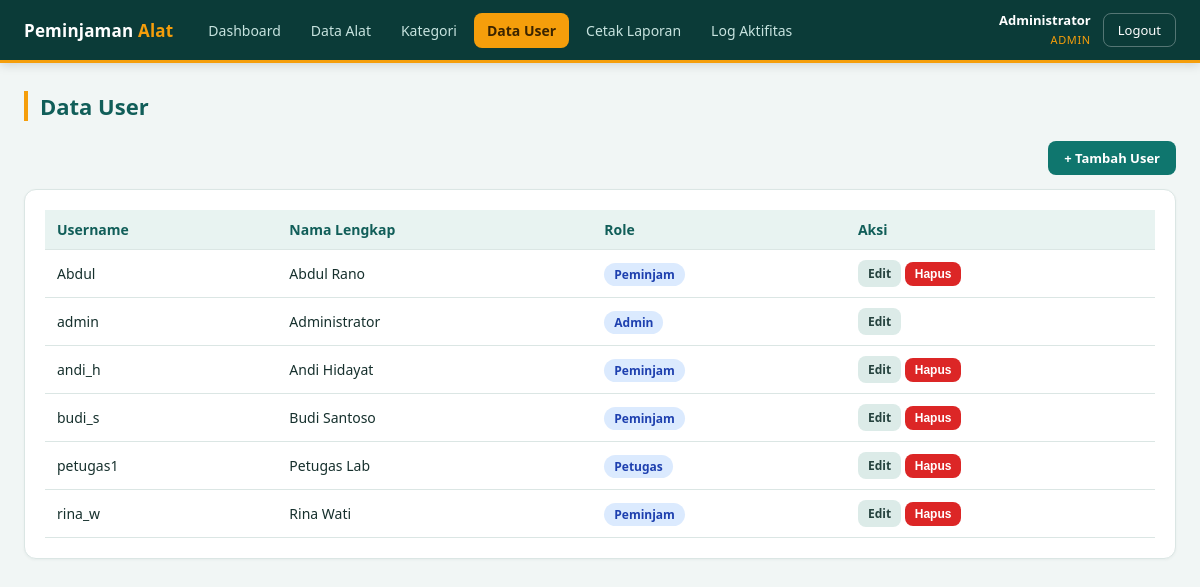
Screenshot of /user/index.php (signed in) with the database file from the repository.
### tables this page shows
CREATE TABLE `tb_user` (
  `id_user` int(11) NOT NULL AUTO_INCREMENT,
  `username` varchar(50) NOT NULL,
  `password` varchar(255) NOT NULL,
  `nama_lengkap` varchar(100) NOT NULL,
  `level_user` enum('Admin','Petugas','Peminjam') NOT NULL,
  PRIMARY KEY (`id_user`),
  UNIQUE KEY `username` (`username`)
);

### config/fungsi.php (called while the page is built, shortened)
<?php
function e(?string $val): string
{
    return htmlspecialchars($val ?? '', ENT_QUOTES, 'UTF-8');
}

### config/auth.php (called while the page is built, shortened)
<?php
function current_user_id(): int
{
    return (int)($_SESSION['id_user'] ?? 0);
}

### user/index.php (the view, shortened to what this page needs)
<?php
require_once __DIR__ . '/../config/koneksi.php';
require_once __DIR__ . '/../config/auth.php';
require_once __DIR__ . '/../config/fungsi.php';
$list = $pdo->query('SELECT id_user, username, nama_lengkap, level_user FROM tb_user ORDER BY nama_lengkap')->fetchAll();
require __DIR__ . '/../config/partial_header.php';
?>
<div class="toolbar">
  <a href="tambah.php" class="btn btn-primary">+ Tambah User</a>
</div>
<div class="card">
  <table>
    <thead><tr><th>Username</th><th>Nama Lengkap</th><th>Role</th><th>Aksi</th></tr></thead>
    <tbody>
      <?php foreach ($list as $u): ?>
        <tr>
          <td><?= e($u['username']) ?></td>
          <td><?= e($u['nama_lengkap']) ?></td>
          <td><span class="badge badge-dipinjam"><?= e($u['level_user']) ?></span></td>
          <td>
            <a href="edit.php?id=<?= (int)$u['id_user'] ?>" class="btn btn-muted btn-sm">Edit</a>
            <?php if ((int)$u['id_user'] !== current_user_id()): ?>
            <form class="inline" method="post" action="hapus.php" onsubmit="return confirm('Hapus user ini?');">
              <button type="submit" class="btn btn-danger btn-sm">Hapus</button>
            </form>
            <?php endif; ?>
          </td>
        </tr>
      <?php endforeach; ?>
    </tbody>
  </table>
</div>
<?php require __DIR__ . '/../config/partial_footer.php'; ?>

### assets/style.css (style rules this page uses)
:root { --primary:#0f766e; --primary-dark:#115e59; --primary-soft:#ccfbf1; --accent:#f59e0b; --danger:#dc2626; --success:#16a34a; --bg:#f1f6f5; --card:#ffffff; --border:#dbe6e4; --text:#16302d; --muted:#5f7a76; --nav-bg:#0b3b38; --nav-text:#c7e3df; --radius:12px; }
* { box-sizing:border-box }
body { margin:0;font-family:'Segoe UI',system-ui,Arial,sans-serif;background:var(--bg);color:var(--text) }
a { color:var(--primary);text-decoration:none }
.card { background:var(--card);border:1px solid var(--border);border-radius:var(--radius);padding:20px;margin-bottom:20px; box-shadow:0 1px 3px rgba(15,60,56,.05);overflow-x:auto }
table { width:100%;border-collapse:collapse;font-size:14px }
th,td { padding:10px 12px;border-bottom:1px solid var(--border);text-align:left }
th { background:#e8f3f1;font-weight:600;color:var(--primary-dark) }
.btn { display:inline-block;padding:8px 16px;border-radius:8px;border:none;cursor:pointer;font-size:13px;font-weight:600;transition:filter .15s,background .15s }
.btn-primary { background:var(--primary);color:#fff }
.btn-danger { background:var(--danger);color:#fff }
.btn-muted { background:#dcebe8;color:#25423e }
.btn-sm { padding:5px 10px;font-size:12px }
form.inline { display:inline }
.badge { padding:3px 10px;border-radius:20px;font-size:12px;font-weight:600 }
.badge-dipinjam { background:#dbeafe;color:#1e40af }
.toolbar { display:flex;justify-content:space-between;align-items:center;margin-bottom:14px;gap:10px;flex-wrap:wrap }

### rows the page displays
tb_user: username "Abdul", nama_lengkap "Abdul Rano", level_user "Peminjam"
tb_user: username "admin", nama_lengkap "Administrator", level_user "Admin"
tb_user: username "andi_h", nama_lengkap "Andi Hidayat", level_user "Peminjam"
tb_user: username "budi_s", nama_lengkap "Budi Santoso", level_user "Peminjam"
tb_user: username "petugas1", nama_lengkap "Petugas Lab", level_user "Petugas"
tb_user: username "rina_w", nama_lengkap "Rina Wati", level_user "Peminjam"

### other values shown
$m['label'] "Dashboard"
$m['label'] "Data Alat"
$m['label'] "Kategori"
$m['label'] "Data User"
$m['label'] "Cetak Laporan"
$m['label'] "Log Aktifitas"
$_SESSION['nama_lengkap'] "Administrator"
$role "ADMIN"
$pageTitle "Data User"
